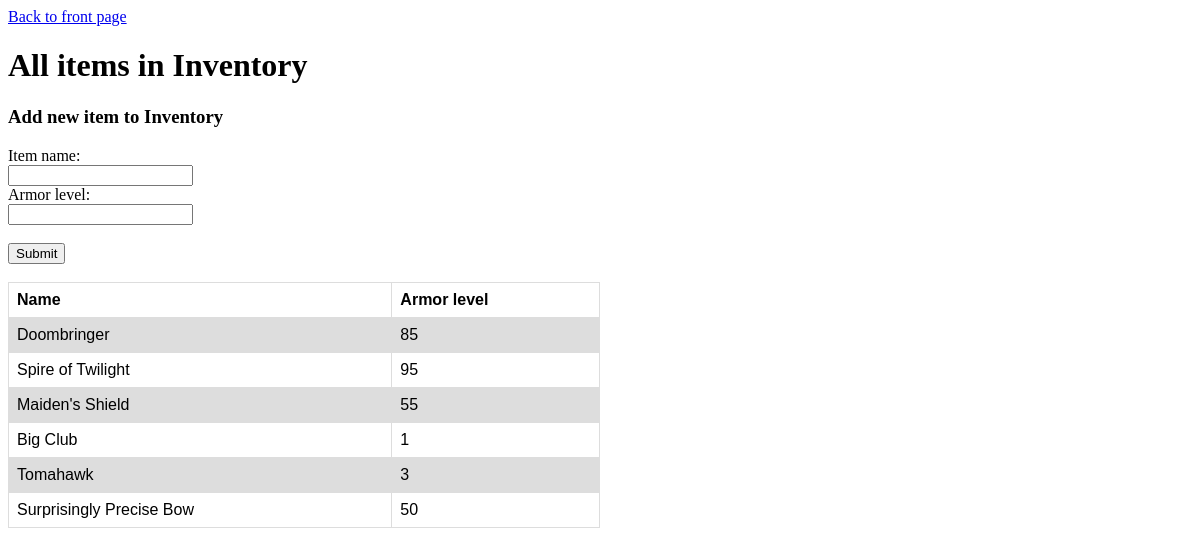
Before: /items/ with the older database file.
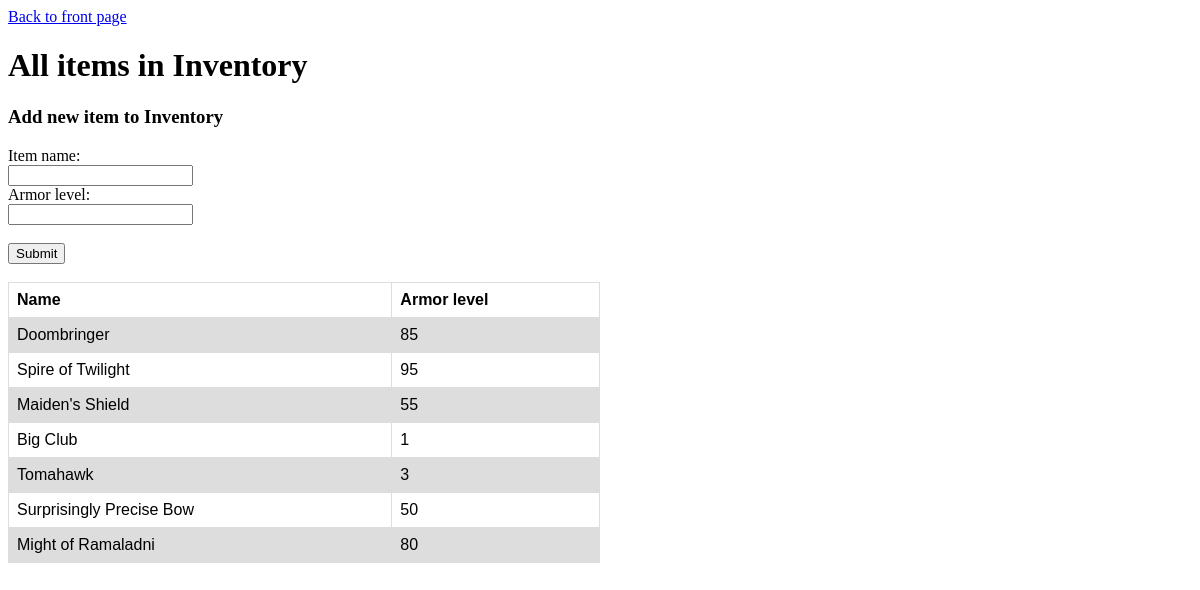
After: the same page with the newer database file.
### inventory/models.py (models this page shows, shortened)
class Item(models.Model):
	name = models.CharField(max_length=200)
	armor_level = models.IntegerField(default=0)
	characters = models.ManyToManyField(Character, blank=True)

### inventory/views.py (the view)
# urls.py: path('items/', views.items, name='items'),
def items(request):
	items = Item.objects.all()
	return render(request, 'inventory/items.html', {'items': items})

### inventory/templates/inventory/items.html (shortened to what this page needs)
<!DOCTYPE html>
<html xmlns="http://www.w3.org/1999/xhtml">
	<head>
	</head>
	<body>
		<a href='/'>Back to front page</a>
		<h1>All items in Inventory</h1>
		<h3>Add new item to Inventory</h3>
			<form method="GET" action="/add_item/">
				<label for="name">Item name:</label><br>
				<input type="text" name="name"/><br>
				<label for="armor_level">Armor level:</label><br>
				<input type="number" name="armor_level"/><br><br>
				<input type="submit" name="Add!"/>
			</form>
			<br>
			<table>
				<tr>
					<th style="text-align: left;">Name</th>
					<th>Armor level</th>
				</tr>
				{% for item in items %}
				<tr>
					<td>{{item.name|safe}}</td>
					<td>{{item.armor_level|safe}}</td>
				</tr>
				{% endfor %}
			</table>
	</body>
</html>

Changed rows visible on the page:
added Item: name "Might of Ramaladni", armor_level "80"
